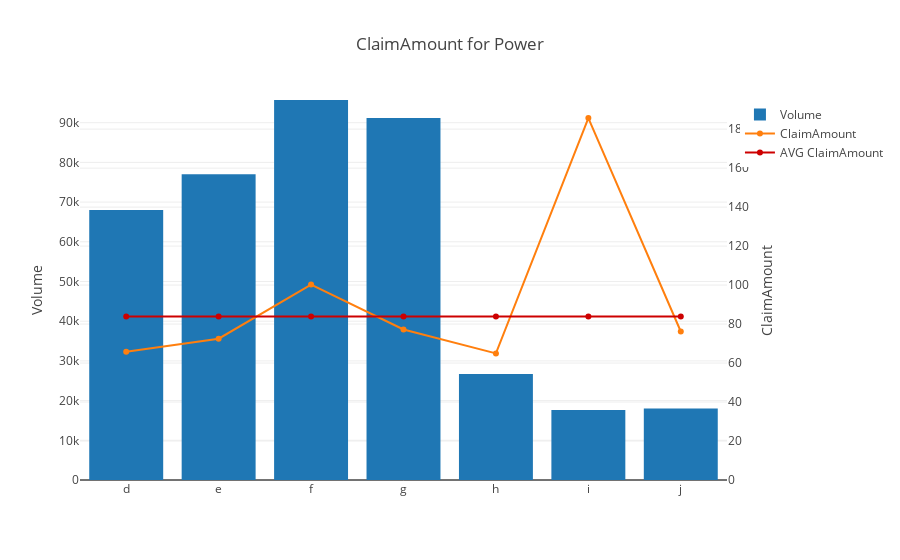
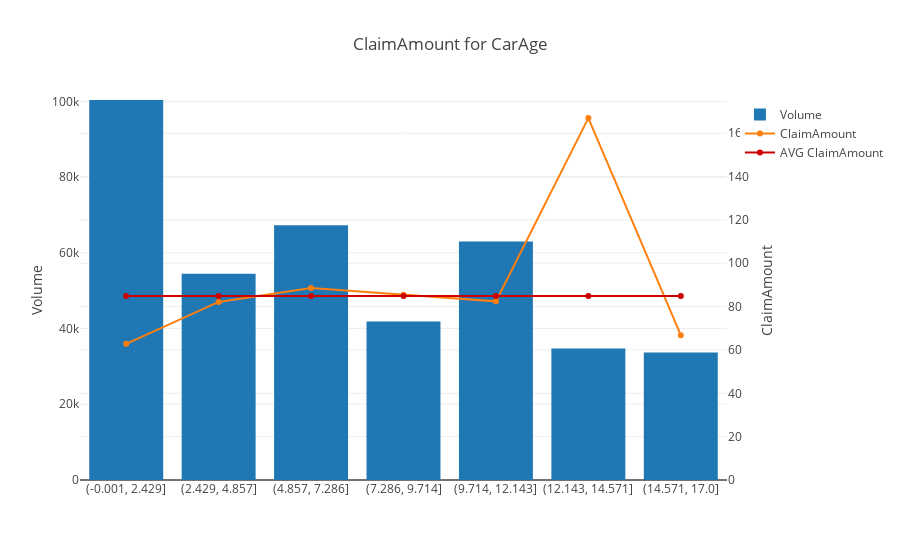
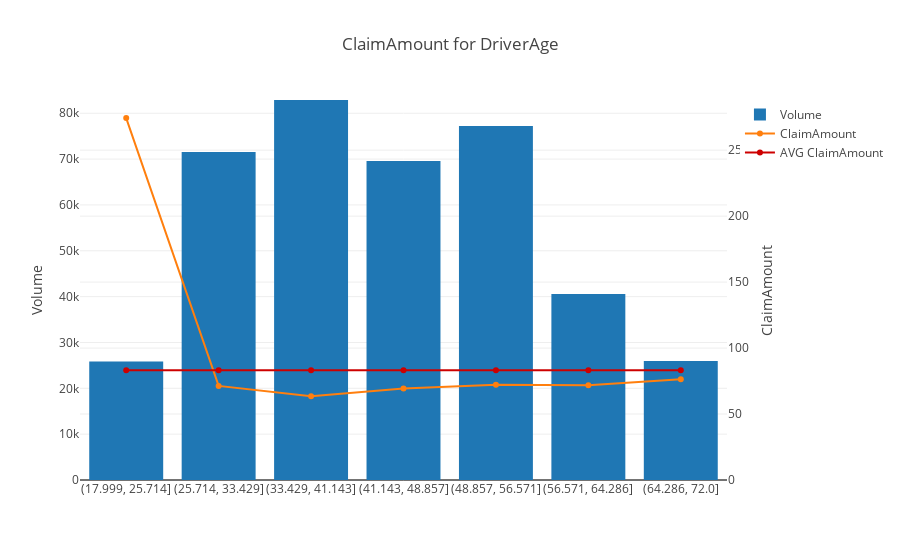

The notebook cell saved with these charts, in order:
### Markdown cell above
#### Feature behaviour versus severity

### Code cell
for feat in features:
    py.iplot(libafi.output_graph_update(feat, [0, 95], 7, flat_data, sev_target))

### Figure 1 — Plotly figure (JSON) as saved in the notebook; plotly's stock layout.template omitted (floating-point values rounded to 4 significant figures)
{"data": [{"name": "Volume", "type": "bar", "uid": "29531d1c-0395-462d-9b20-897683d7b694", "x": ["d", "e", "f", "g", "h", "i", "j"], "y": [68014, 77022, 95718, 91198, 26698, 17616, 18038]}, {"name": "ClaimAmount", "type": "scatter", "uid": "5631653f-4def-415d-81ae-3e27c031abb5", "x": ["d", "e", "f", "g", "h", "i", "j"], "y": [65.78, 72.49, 100.3, 77.22, 64.94, 185.7, 76.18], "yaxis": "y2"}, {"line": {"color": "rgb(205, 0, 0)"}, "name": "AVG ClaimAmount", "type": "scatter", "uid": "6db8120c-fb55-499e-84d6-532ad7b0dac5", "x": ["d", "e", "f", "g", "h", "i", "j"], "y": [83.89, 83.89, 83.89, 83.89, 83.89, 83.89, 83.89], "yaxis": "y2"}], "layout": {"title": {"text": "ClaimAmount for Power"}, "yaxis": {"range": [0, 95718], "title": {"text": "Volume"}}, "yaxis2": {"overlaying": "y", "range": [0, 195.0], "side": "right", "title": {"text": "ClaimAmount"}}}}

### Figure 2 — Plotly figure (JSON) as saved in the notebook; plotly's stock layout.template omitted (floating-point values rounded to 4 significant figures)
{"data": [{"name": "Volume", "type": "bar", "uid": "1999b2a7-29c6-476a-b662-2af0ee8876fd", "x": ["(-0.001, 2.429]", "(2.429, 4.857]", "(4.857, 7.286]", "(7.286, 9.714]", "(9.714, 12.143]", "(12.143, 14.571]", "(14.571, 17.0]"], "y": [100354, 54445, 67244, 41833, 62992, 34727, 33658]}, {"name": "ClaimAmount", "type": "scatter", "uid": "f09b975a-9c2a-4c87-9b31-68706f8c1398", "x": ["(-0.001, 2.429]", "(2.429, 4.857]", "(4.857, 7.286]", "(7.286, 9.714]", "(9.714, 12.143]", "(12.143, 14.571]", "(14.571, 17.0]"], "y": [62.85, 82.17, 88.58, 85.45, 82.43, 167.0, 66.81], "yaxis": "y2"}, {"line": {"color": "rgb(205, 0, 0)"}, "name": "AVG ClaimAmount", "type": "scatter", "uid": "b9b36b76-1b59-4c1f-81c8-579b5f224704", "x": ["(-0.001, 2.429]", "(2.429, 4.857]", "(4.857, 7.286]", "(7.286, 9.714]", "(9.714, 12.143]", "(12.143, 14.571]", "(14.571, 17.0]"], "y": [84.89, 84.89, 84.89, 84.89, 84.89, 84.89, 84.89], "yaxis": "y2"}], "layout": {"title": {"text": "ClaimAmount for CarAge"}, "yaxis": {"range": [0, 100354], "title": {"text": "Volume"}}, "yaxis2": {"overlaying": "y", "range": [0, 175.3], "side": "right", "title": {"text": "ClaimAmount"}}}}

### Figure 3 — Plotly figure (JSON) as saved in the notebook; plotly's stock layout.template omitted (floating-point values rounded to 4 significant figures)
{"data": [{"name": "Volume", "type": "bar", "uid": "05f2531b-1ee7-4c3a-9379-2efa17f00530", "x": ["(17.999, 25.714]", "(25.714, 33.429]", "(33.429, 41.143]", "(41.143, 48.857]", "(48.857, 56.571]", "(56.571, 64.286]", "(64.286, 72.0]"], "y": [25863, 71546, 82891, 69601, 77208, 40590, 25933]}, {"name": "ClaimAmount", "type": "scatter", "uid": "ec2b18c0-b86f-4ebf-a70d-ac74f2c326e9", "x": ["(17.999, 25.714]", "(25.714, 33.429]", "(33.429, 41.143]", "(41.143, 48.857]", "(48.857, 56.571]", "(56.571, 64.286]", "(64.286, 72.0]"], "y": [274.3, 71.28, 63.54, 69.44, 72.11, 71.9, 76.39], "yaxis": "y2"}, {"line": {"color": "rgb(205, 0, 0)"}, "name": "AVG ClaimAmount", "type": "scatter", "uid": "4d536d4b-88c6-4a0c-80f7-adf586a59a46", "x": ["(17.999, 25.714]", "(25.714, 33.429]", "(33.429, 41.143]", "(41.143, 48.857]", "(48.857, 56.571]", "(56.571, 64.286]", "(64.286, 72.0]"], "y": [83.23, 83.23, 83.23, 83.23, 83.23, 83.23, 83.23], "yaxis": "y2"}], "layout": {"title": {"text": "ClaimAmount for DriverAge"}, "yaxis": {"range": [0, 82891], "title": {"text": "Volume"}}, "yaxis2": {"overlaying": "y", "range": [0, 288.0], "side": "right", "title": {"text": "ClaimAmount"}}}}
